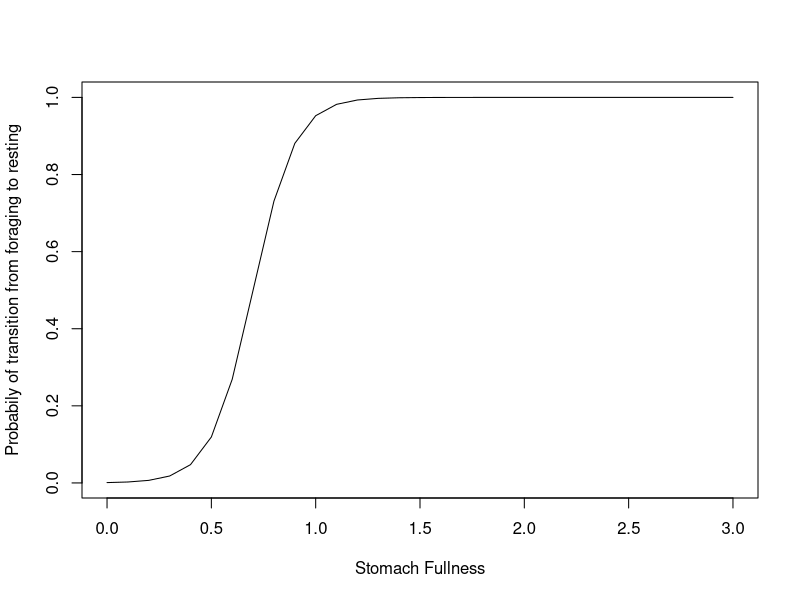
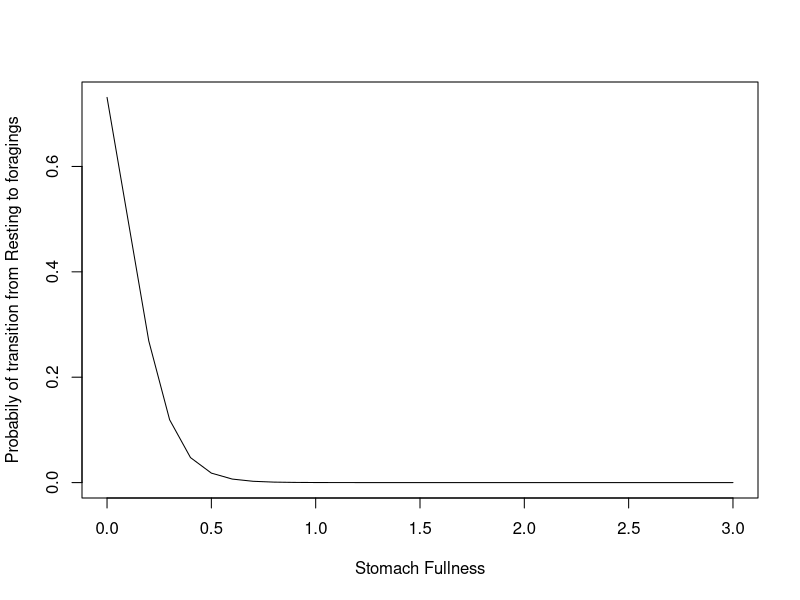
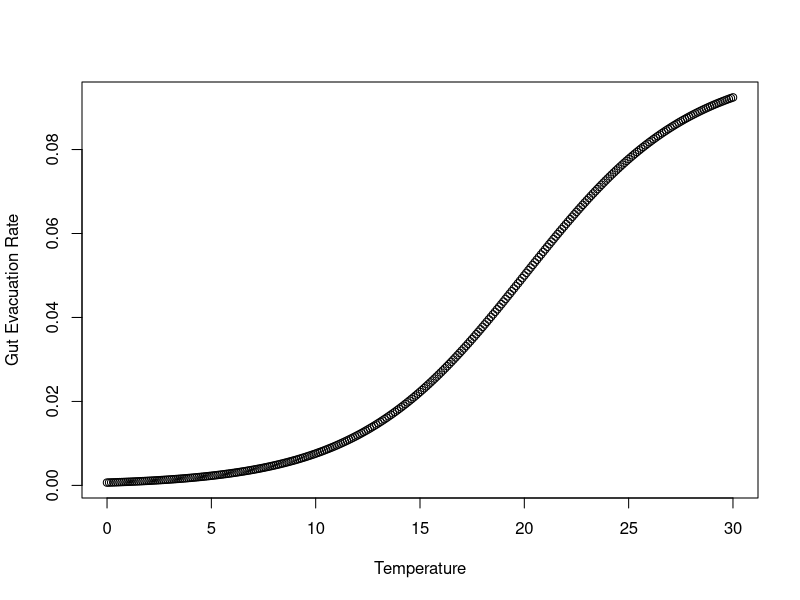
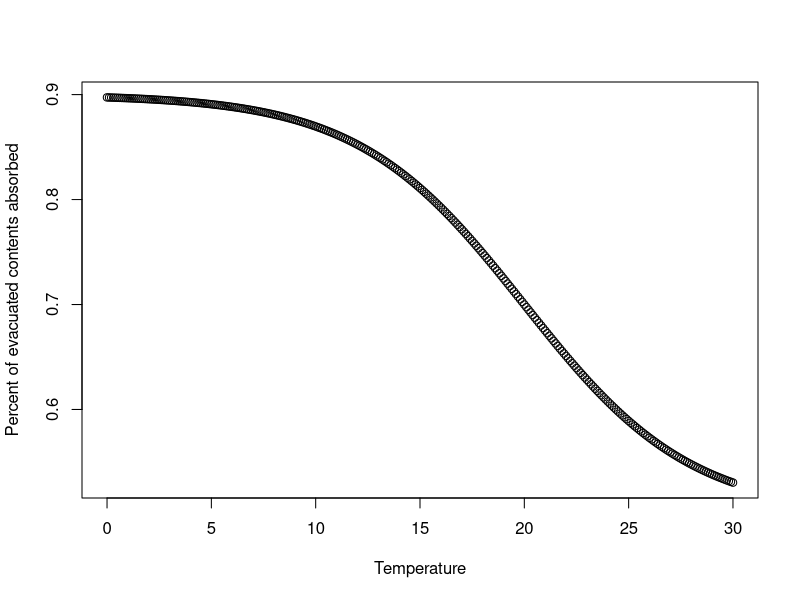
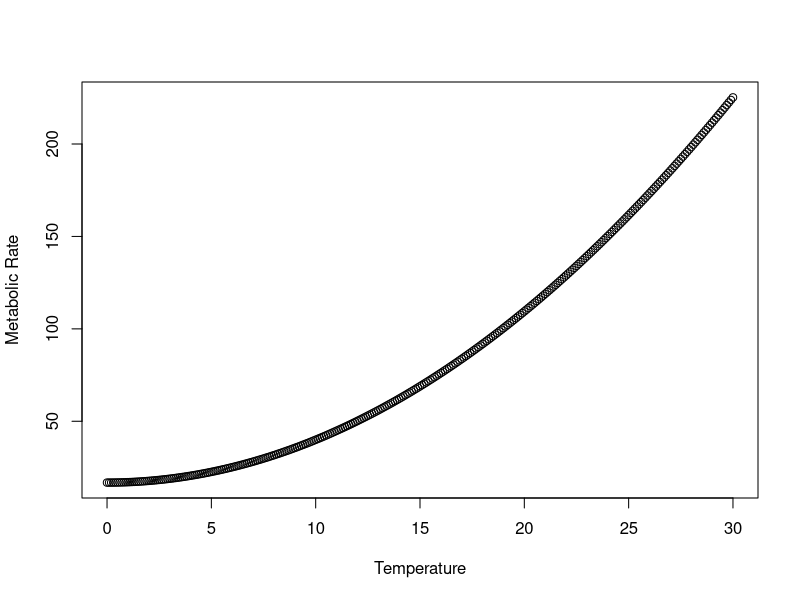
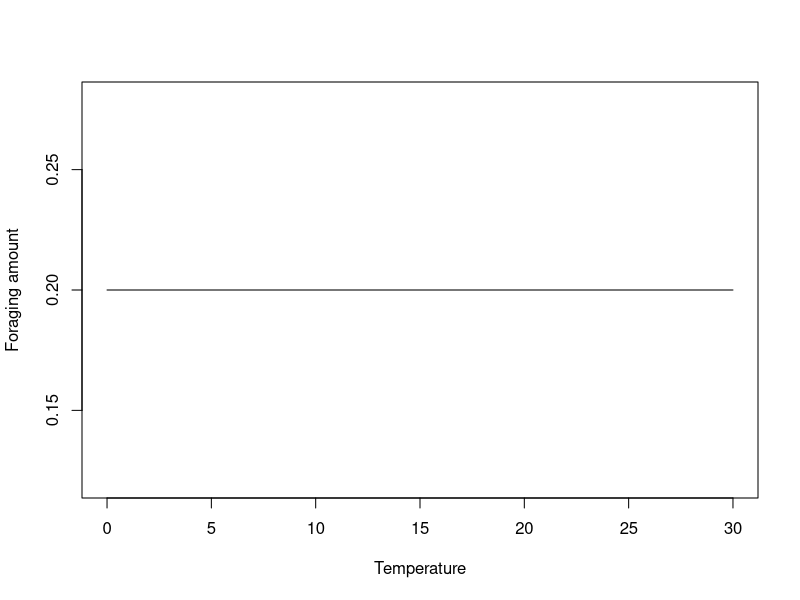
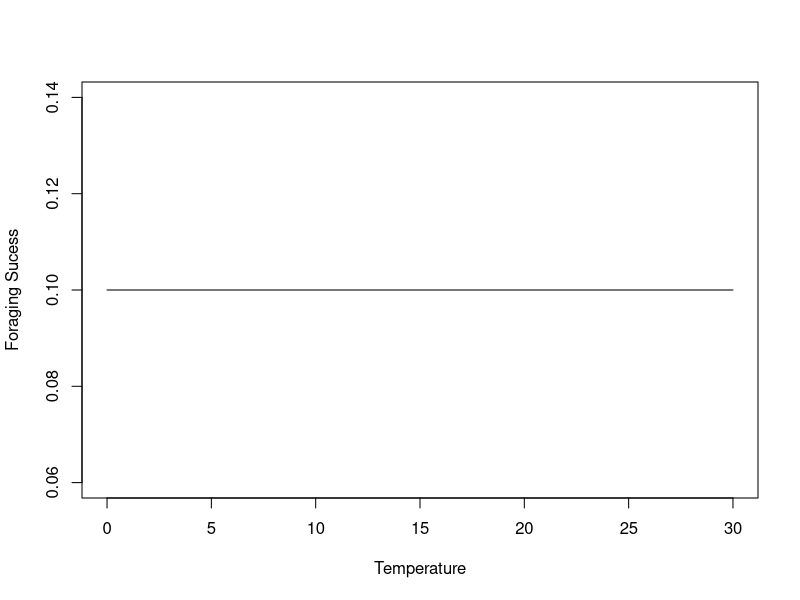

These figures' R source, in order:
###Temperature dependant Forage-rest state model

#amount of time to run modle in hours
Time<-1000

#Size of prey in l
prey<-.2

#prey calorie density(Calories per l)
pval<-1200

#oxycaloric coefficient (mgO2/Kilocal)
OxyCal<-0.000324

#Foraging Sucess(probability of catching prey when foraging)
pSuc<-.1

#temperature of shark(C)
temp<-25

#Body size(kg)
body<-1

#Volume in stomach that causes an individual to have a 50 percent chance to stop foraging/Become Full
FRs50=15

#log rate constant that changes the shape of the steepness of stopping foraging
FRlrc=1

#Volume in stomach that cause an individual to have a 50 percent chance to start foraging/ become hungry
RFs50=3

#log rate constant that changes the shape of the steepness of changing to foraging
RFlrc=1

#temperature at which 50 percent of max gut evacuation rate
rEvd50=20

#rate constant that regulates the rate of gut evacuation increase
rEvlrc=4

#maximum rate of gut evacuation in liters per hour
rEvmax=.5

#Temperature at mean gut percent gut absorbtion
rAbd50=20

#constant that regulates the rate of gub absorbtion decrease
rAblrc=4

#maximum gut absorbtion efficiciency
rAbmax=.9

#minimum gut absorbtion efficiency
rAbmin=.5

#metabolic rate at 0 in mg 02 per kilo per hour
m_Int=16.8272

#coefficienct in front of squared term effecting rate of metabolic increase
m_Slope=.2315

#difference in temperature between foraging and resting state(negative is forage cool,positive is rest cool)
FRTdif=0



#probability of foraging to resting
pFR<-function(x, s50=.7, lrc=.1){
  1/(1+exp((s50-x)/lrc))
}
#probability of resting to foraging
pRF<-function(x, s50=.1, lrc=.1){
  1 -1/(1+exp((s50-x)/lrc))
}

#Gut Evauation Rate()
rEvac<-function(temp,d50=20,lrc=4,max=.1){
  (max)/(1+exp((d50-temp)/lrc))
}

#Gut Absorbtion efficiency()
rAbsorb<-function(temp,d50=20,lrc=4,max=.9,min=.5){
  max+(min-max)/(1+exp((d50-temp)/lrc))
}


#bodyCore
bodyCore<-function(Tb,Ta,k=0.00515,ksd=0.0008){
  Tb+ rnorm(1,k,ksd) * (Ta-Tb)
}

#metabolism
Rmetabolism<-function(temp,m_Int=16.83,m_Slope=.231528){
  (m_Int + m_Slope*temp^2)
}


#Assumptions and Rules of the Model
plot(pFR(seq(0,3,by=.1))~seq(0,3,by=.1),ylab="Probabily of transition from foraging to resting",xlab="Stomach Fullness",type="l")
plot(pRF(seq(0,3,by=.1))~seq(0,3,by=.1),ylab="Probabily of transition from Resting to foragings",xlab="Stomach Fullness",type="l")
plot(rEvac(seq(0,30,by=.1))~seq(0,30,by=.1),ylab="Gut Evacuation Rate", xlab="Temperature")
plot(rAbsorb(seq(0,30,by=.1))~seq(0,30,by=.1),ylab="Percent of evacuated contents absorbed", xlab="Temperature")
plot(Rmetabolism(seq(0,30,by=.1))~seq(0,30,by=.1),ylab="Metabolic Rate", xlab="Temperature")
plot(rep(prey,301)~seq(0,30,by=.1),type="l",ylab="Foraging amount",xlab="Temperature")
plot(rep(pSuc,301)~seq(0,30,by=.1),type="l",ylab="Foraging Sucess",xlab="Temperature")


TempBudgetModel<-function(prey=.1,
                          pval=1200,
                          pSuc=.1,
                          temp=25,
                          body=1,
                          OxyCal=0.000324,
                          Time=1000,
                          FRs50=.7, FRlrc=.1,
                          RFs50=.1, RFlrc=.1,
                          rEvd50=20,rEvlrc=4,rEvmax=.1,
                          rAbd50=20,rAblrc=4,rAbmax=.9,rAbmin=.5,
                          m_Int=16.8272,m_Slope=.2315,
                          FRTdif=0
){
  #Amount of energy accumulated
  energy<-0
  #amount of energy absorbed
  absorbed<-0
  #amount in stomach at start
  stomach<-0
  #State at start
  state<-1
  temp0<-temp
  
  stateRec<-matrix(0,ncol=5,nrow=Time)
  colnames(stateRec)<-c("State","Temp","Stomach","Energy","FSucess")
  
  for(i in 1:Time){
    evacuated<-rEvac(temp,rEvd50,rEvlrc,rEvmax)
    
    if(evacuated>stomach){
      evacuated<-stomach
    }
    stomach<-stomach - evacuated 
    absorbed<-(evacuated*pval) * rAbsorb(temp,rAbd50,rAblrc,rAbmax,rAbmin)
    spent<-(Rmetabolism(temp,m_Int,m_Slope) * body)*OxyCal
    energy<-energy + absorbed - spent
    if(state==2){
      temp<-temp0+FRTdif
      sucess<-sample(c(1,0),size=1,p=c(pSuc,(1-pSuc)))
      if(sucess==1){
        stomach<-stomach+prey
      }
      state<-sample(c(1,2),size=1,p=c(pFR(stomach,FRs50,FRlrc),(1-pFR(stomach,FRs50,FRlrc))))
    }else{
      sucess<-0
      temp<-temp0-FRTdif
      state<-sample(c(1,2),size=1,p=c((1-pRF(stomach,RFs50,RFlrc)),pRF(stomach,RFs50,RFlrc)))
    }
    
    stateRec[i,1]<-state
    stateRec[i,2]<-temp
    stateRec[i,3]<-stomach
    stateRec[i,4]<-energy
    stateRec[i,5]<-sucess
  }
  return(stateRec)
}









out<-TempBudgetModel(prey=.3, pval=1200,
                     pSuc=.2,
                     temp=25,
                     body=1,
                     OxyCal=0.000324,
                     Time=1000,
                     FRs50=.7, FRlrc=.1,
                     RFs50=.02, RFlrc=.1,
                     rEvd50=20,rEvlrc=4,rEvmax=.1,
                     rAbd50=20,rAblrc=4,rAbmax=.8,rAbmin=.8,
                     m_Int=16.8272,m_Slope=.2315,
                     FRTdif=0)




size<-.5
maxRate<-.1
sizes<-NULL
for( i in 0:100){
  
  size <- size - (size * (i/100))
  sizes <- c(sizes,size)
}



y= exp(0.0923 - 0.0252*(0:100))










